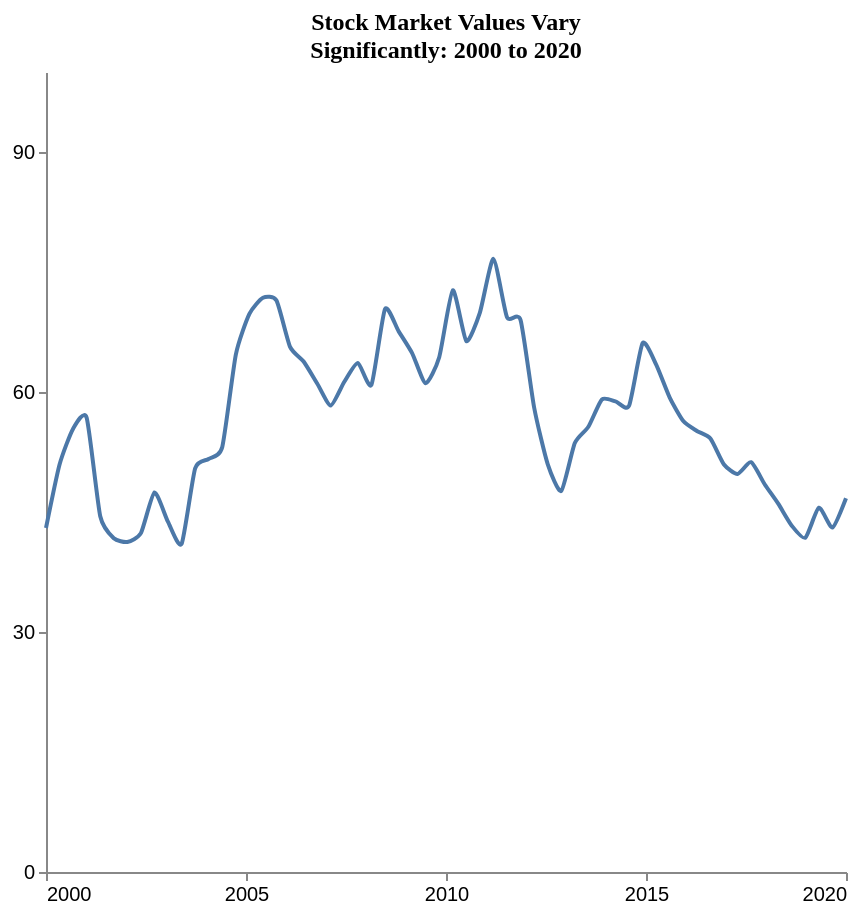

The Vega-Lite source for this figure:
### Vega-Lite specification from a JSON file in a GitHub repository (floating-point values rounded to 4 significant figures)
{"$schema": "https://vega.github.io/schema/vega-lite/v5.json", "description": "Pattern: peak/valley", "data": {"values": [{"X": 2000.0, "Y": 43.0}, {"X": 2000.0, "Y": 50.93}, {"X": 2001.0, "Y": 55.41}, {"X": 2001.0, "Y": 56.77}, {"X": 2001.0, "Y": 44.48}, {"X": 2002.0, "Y": 41.73}, {"X": 2002.0, "Y": 41.26}, {"X": 2002.0, "Y": 42.36}, {"X": 2003.0, "Y": 47.44}, {"X": 2003.0, "Y": 43.76}, {"X": 2003.0, "Y": 41.01}, {"X": 2004.0, "Y": 50.46}, {"X": 2004.0, "Y": 51.63}, {"X": 2004.0, "Y": 53.14}, {"X": 2005.0, "Y": 64.68}, {"X": 2005.0, "Y": 69.76}, {"X": 2005.0, "Y": 71.78}, {"X": 2006.0, "Y": 71.44}, {"X": 2006.0, "Y": 65.65}, {"X": 2006.0, "Y": 63.81}, {"X": 2007.0, "Y": 61.06}, {"X": 2007.0, "Y": 58.31}, {"X": 2007.0, "Y": 61.28}, {"X": 2008.0, "Y": 63.63}, {"X": 2008.0, "Y": 60.88}, {"X": 2008.0, "Y": 70.36}, {"X": 2009.0, "Y": 67.61}, {"X": 2009.0, "Y": 64.86}, {"X": 2009.0, "Y": 61.08}, {"X": 2010.0, "Y": 64.35}, {"X": 2010.0, "Y": 72.71}, {"X": 2011.0, "Y": 66.36}, {"X": 2011.0, "Y": 69.93}, {"X": 2011.0, "Y": 76.64}, {"X": 2012.0, "Y": 69.34}, {"X": 2012.0, "Y": 68.99}, {"X": 2012.0, "Y": 58.06}, {"X": 2013.0, "Y": 50.99}, {"X": 2013.0, "Y": 47.63}, {"X": 2013.0, "Y": 53.62}, {"X": 2014.0, "Y": 55.65}, {"X": 2014.0, "Y": 59.07}, {"X": 2014.0, "Y": 58.82}, {"X": 2015.0, "Y": 58.28}, {"X": 2015.0, "Y": 66.11}, {"X": 2015.0, "Y": 63.42}, {"X": 2016.0, "Y": 59.29}, {"X": 2016.0, "Y": 56.36}, {"X": 2016.0, "Y": 55.13}, {"X": 2017.0, "Y": 54.19}, {"X": 2017.0, "Y": 50.94}, {"X": 2017.0, "Y": 49.75}, {"X": 2018.0, "Y": 51.22}, {"X": 2018.0, "Y": 48.47}, {"X": 2018.0, "Y": 46.04}, {"X": 2019.0, "Y": 43.29}, {"X": 2019.0, "Y": 41.78}, {"X": 2019.0, "Y": 45.54}, {"X": 2020.0, "Y": 43.06}, {"X": 2020.0, "Y": 46.72}]}, "mark": {"type": "line", "interpolate": "cardinal", "tension": 0.4}, "encoding": {"x": {"field": "X", "type": "quantitative", "title": "", "axis": {"grid": false, "format": "d", "values": [2000, 2005, 2010, 2015, 2020], "tickSize": 4}, "scale": {"domain": [2000, 2020]}}, "y": {"field": "Y", "type": "quantitative", "title": "", "axis": {"grid": false, "format": "d", "values": [0, 30, 60, 90], "tickSize": 4, "tickOpacity": 1}, "scale": {"domain": [0, 100]}}}, "title": {"text": "Stock Market Values Vary^ Significantly: 2000 to 2020", "anchor": "middle", "font": "Tahoma", "fontSize": 12}, "config": {"lineBreak": "^", "view": {"stroke": null}}, "height": 400, "width": 400, "autosize": "pad"}
